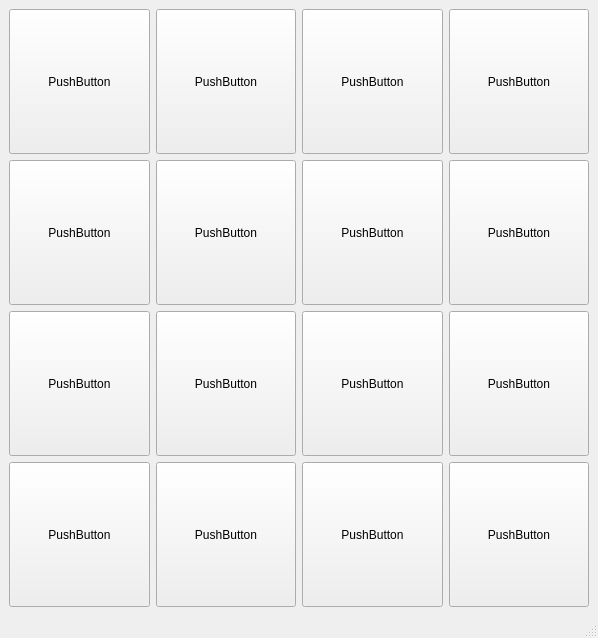
<?xml version="1.0" encoding="UTF-8"?>
<ui version="4.0">
 <class>MainWindow</class>
 <widget class="QMainWindow" name="MainWindow">
  <property name="geometry">
   <rect>
    <x>0</x>
    <y>0</y>
    <width>598</width>
    <height>638</height>
   </rect>
  </property>
  <property name="windowTitle">
   <string>Puzzle15</string>
  </property>
  <widget class="QWidget" name="centralwidget">
   <layout class="QGridLayout" name="gridLayout">
    <item row="0" column="0">
     <widget class="QPushButton" name="btn_1">
      <property name="sizePolicy">
       <sizepolicy hsizetype="Preferred" vsizetype="Preferred">
        <horstretch>0</horstretch>
        <verstretch>0</verstretch>
       </sizepolicy>
      </property>
      <property name="text">
       <string>PushButton</string>
      </property>
     </widget>
    </item>
    <item row="0" column="1">
     <widget class="QPushButton" name="btn_2">
      <property name="sizePolicy">
       <sizepolicy hsizetype="Preferred" vsizetype="Preferred">
        <horstretch>0</horstretch>
        <verstretch>0</verstretch>
       </sizepolicy>
      </property>
      <property name="text">
       <string>PushButton</string>
      </property>
     </widget>
    </item>
    <item row="1" column="0">
     <widget class="QPushButton" name="btn_5">
      <property name="sizePolicy">
       <sizepolicy hsizetype="Preferred" vsizetype="Preferred">
        <horstretch>0</horstretch>
        <verstretch>0</verstretch>
       </sizepolicy>
      </property>
      <property name="text">
       <string>PushButton</string>
      </property>
     </widget>
    </item>
    <item row="1" column="1">
     <widget class="QPushButton" name="btn_6">
      <property name="sizePolicy">
       <sizepolicy hsizetype="Preferred" vsizetype="Preferred">
        <horstretch>0</horstretch>
        <verstretch>0</verstretch>
       </sizepolicy>
      </property>
      <property name="text">
       <string>PushButton</string>
      </property>
     </widget>
    </item>
    <item row="2" column="0">
     <widget class="QPushButton" name="btn_9">
      <property name="sizePolicy">
       <sizepolicy hsizetype="Preferred" vsizetype="Preferred">
        <horstretch>0</horstretch>
        <verstretch>0</verstretch>
       </sizepolicy>
      </property>
      <property name="text">
       <string>PushButton</string>
      </property>
     </widget>
    </item>
    <item row="2" column="1">
     <widget class="QPushButton" name="btn_10">
      <property name="sizePolicy">
       <sizepolicy hsizetype="Preferred" vsizetype="Preferred">
        <horstretch>0</horstretch>
        <verstretch>0</verstretch>
       </sizepolicy>
      </property>
      <property name="text">
       <string>PushButton</string>
      </property>
     </widget>
    </item>
    <item row="3" column="0">
     <widget class="QPushButton" name="btn_13">
      <property name="sizePolicy">
       <sizepolicy hsizetype="Preferred" vsizetype="Preferred">
        <horstretch>0</horstretch>
        <verstretch>0</verstretch>
       </sizepolicy>
      </property>
      <property name="text">
       <string>PushButton</string>
      </property>
     </widget>
    </item>
    <item row="0" column="2">
     <widget class="QPushButton" name="btn_3">
      <property name="sizePolicy">
       <sizepolicy hsizetype="Preferred" vsizetype="Preferred">
        <horstretch>0</horstretch>
        <verstretch>0</verstretch>
       </sizepolicy>
      </property>
      <property name="text">
       <string>PushButton</string>
      </property>
     </widget>
    </item>
    <item row="0" column="3">
     <widget class="QPushButton" name="btn_4">
      <property name="sizePolicy">
       <sizepolicy hsizetype="Preferred" vsizetype="Preferred">
        <horstretch>0</horstretch>
        <verstretch>0</verstretch>
       </sizepolicy>
      </property>
      <property name="text">
       <string>PushButton</string>
      </property>
     </widget>
    </item>
    <item row="1" column="2">
     <widget class="QPushButton" name="btn_7">
      <property name="sizePolicy">
       <sizepolicy hsizetype="Preferred" vsizetype="Preferred">
        <horstretch>0</horstretch>
        <verstretch>0</verstretch>
       </sizepolicy>
      </property>
      <property name="text">
       <string>PushButton</string>
      </property>
     </widget>
    </item>
    <item row="1" column="3">
     <widget class="QPushButton" name="btn_8">
      <property name="sizePolicy">
       <sizepolicy hsizetype="Preferred" vsizetype="Preferred">
        <horstretch>0</horstretch>
        <verstretch>0</verstretch>
       </sizepolicy>
      </property>
      <property name="text">
       <string>PushButton</string>
      </property>
     </widget>
    </item>
    <item row="2" column="2">
     <widget class="QPushButton" name="btn_11">
      <property name="sizePolicy">
       <sizepolicy hsizetype="Preferred" vsizetype="Preferred">
        <horstretch>0</horstretch>
        <verstretch>0</verstretch>
       </sizepolicy>
      </property>
      <property name="text">
       <string>PushButton</string>
      </property>
     </widget>
    </item>
    <item row="2" column="3">
     <widget class="QPushButton" name="btn_12">
      <property name="sizePolicy">
       <sizepolicy hsizetype="Preferred" vsizetype="Preferred">
        <horstretch>0</horstretch>
        <verstretch>0</verstretch>
       </sizepolicy>
      </property>
      <property name="text">
       <string>PushButton</string>
      </property>
     </widget>
    </item>
    <item row="3" column="1">
     <widget class="QPushButton" name="btn_14">
      <property name="sizePolicy">
       <sizepolicy hsizetype="Preferred" vsizetype="Preferred">
        <horstretch>0</horstretch>
        <verstretch>0</verstretch>
       </sizepolicy>
      </property>
      <property name="text">
       <string>PushButton</string>
      </property>
     </widget>
    </item>
    <item row="3" column="2">
     <widget class="QPushButton" name="btn_15">
      <property name="sizePolicy">
       <sizepolicy hsizetype="Preferred" vsizetype="Preferred">
        <horstretch>0</horstretch>
        <verstretch>0</verstretch>
       </sizepolicy>
      </property>
      <property name="text">
       <string>PushButton</string>
      </property>
     </widget>
    </item>
    <item row="3" column="3">
     <widget class="QPushButton" name="btn_16">
      <property name="sizePolicy">
       <sizepolicy hsizetype="Preferred" vsizetype="Preferred">
        <horstretch>0</horstretch>
        <verstretch>0</verstretch>
       </sizepolicy>
      </property>
      <property name="text">
       <string>PushButton</string>
      </property>
     </widget>
    </item>
   </layout>
  </widget>
  <widget class="QMenuBar" name="menubar">
   <property name="geometry">
    <rect>
     <x>0</x>
     <y>0</y>
     <width>598</width>
     <height>22</height>
    </rect>
   </property>
  </widget>
  <widget class="QStatusBar" name="statusbar"/>
 </widget>
 <resources/>
 <connections/>
</ui>
